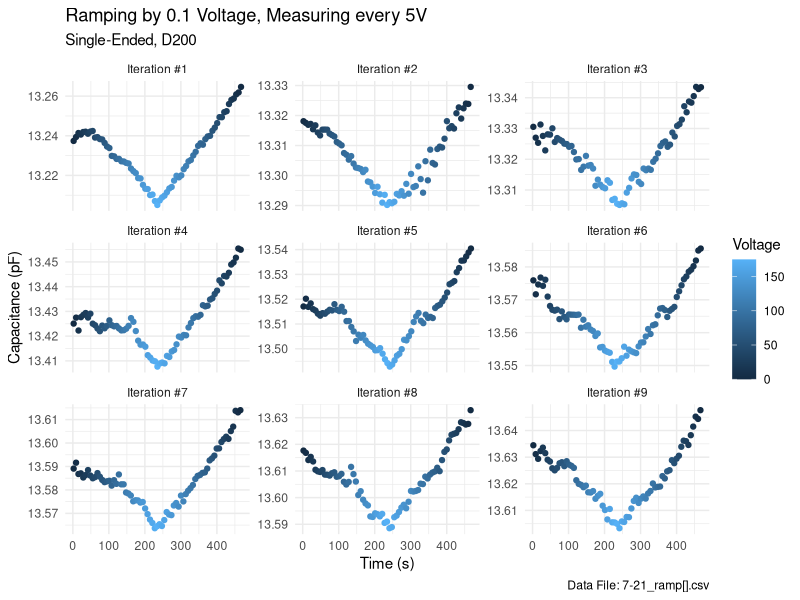

Reproduce this figure in R.
library(tidyverse)
library(ggthemes)

setwd("~/hoffman/capacitance/capacitance_sensing/rscripts")

ramp1 <- read_csv("../csv_files/7-21_ramp1.csv",
                      col_names = c("batch", "Voltage", "time", "raw", "capacitance")) %>% 
    mutate(ramp = "Iteration #1")
ramp2 <- read_csv("../csv_files/7-21_ramp2.csv",
                  col_names = c("batch", "Voltage", "time", "raw", "capacitance")) %>% 
  mutate(ramp = "Iteration #2")
ramp3 <- read_csv("../csv_files/7-21_ramp3.csv",
                  col_names = c("batch", "Voltage", "time", "raw", "capacitance")) %>% 
  mutate(ramp = "Iteration #3")
ramp4 <- read_csv("../csv_files/7-21_ramp4.csv",
                  col_names = c("batch", "Voltage", "time", "raw", "capacitance")) %>% 
  mutate(ramp = "Iteration #4")
ramp5 <- read_csv("../csv_files/7-21_ramp5.csv",
                  col_names = c("batch", "Voltage", "time", "raw", "capacitance")) %>% 
  mutate(ramp = "Iteration #5")
ramp6 <- read_csv("../csv_files/7-21_ramp6.csv",
                  col_names = c("batch", "Voltage", "time", "raw", "capacitance")) %>% 
  mutate(ramp = "Iteration #6")
ramp7 <- read_csv("../csv_files/7-21_ramp7.csv",
                  col_names = c("batch", "Voltage", "time", "raw", "capacitance")) %>% 
  mutate(ramp = "Iteration #7")
ramp8 <- read_csv("../csv_files/7-21_ramp8.csv",
                  col_names = c("batch", "Voltage", "time", "raw", "capacitance")) %>% 
  mutate(ramp = "Iteration #8")
ramp9 <- read_csv("../csv_files/7-21_ramp9.csv",
                  col_names = c("batch", "Voltage", "time", "raw", "capacitance")) %>% 
  mutate(ramp = "Iteration #9")

data <- bind_rows(ramp1, ramp2, ramp3, ramp4, ramp5, ramp6, ramp7, ramp8, ramp9)

data %>% 
  filter(raw > 1000) %>% 
  group_by(batch, ramp) %>%
  summarize(avg_cap = mean(capacitance), 
            avg_raw = mean(raw),stdev =sd(capacitance), count = n(), 
            time = mean(time),
            # Voltage = as.factor(mean(Voltage))) %>%
            Voltage = mean(Voltage)) %>%
  filter(count>1) %>% 
  ggplot(aes(time, avg_cap, color = Voltage))+
  geom_point()+
  labs(title = "Ramping by 0.1 Voltage, Measuring every 5V",
       subtitle ="Single-Ended, D200",
       caption ="Data File: 7-21_ramp[].csv",
       x = "Time (s)",
       y = "Capacitance (pF)")+
  theme_minimal()+
  facet_wrap(~ramp, scales = "free_y")
